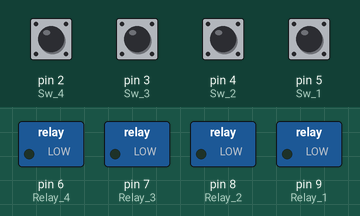
Bench run of a sketch on a simulated Arduino Uno, built with avr-gcc and run on an emulated ATmega328P. Parts: switched loads named in the sketch (green lamp = pin HIGH). Dashed ring = blinking. The test bench sets the inputs (shaded band); at power-on: pin 2 (Sw_4), pin 3 (Sw_3), pin 4 (Sw_2), pin 5 (Sw_1) LOW.

Above: at 1.2 s.
1.3 s: pin 2 (Sw_4) pulled HIGH for 1 s
At 1.55 s:
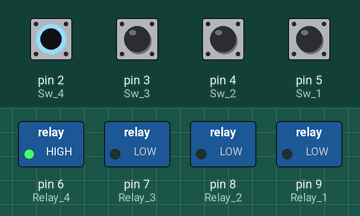
4.3 s: pin 3 (Sw_3) pulled HIGH for 0.15 s
At 5.6 s:
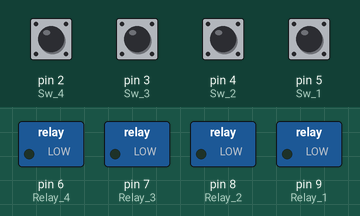
5.9 s: pin 4 (Sw_2) pulled HIGH for 0.15 s
At 7.0 s:
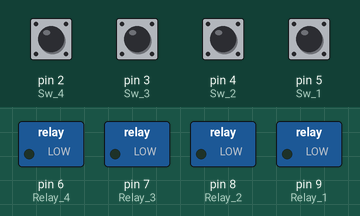
7.5 s: pin 5 (Sw_1) pulled HIGH for 0.15 s
At 8.3 s:
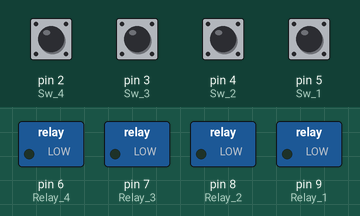
9.1 s: pin 2 (Sw_4) driven HIGH and pin 4 (Sw_2) driven HIGH
At 9.25 s:
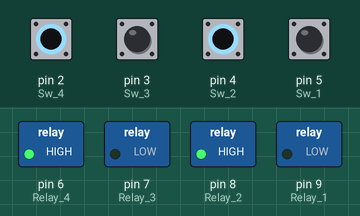
12.1 s: pin 5 (Sw_1) pulled HIGH for 1 s
At 12.35 s:
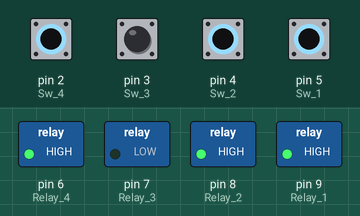
Timing chart, 0 to 16.1 s (numbered marks = the images above; inputs shaded):
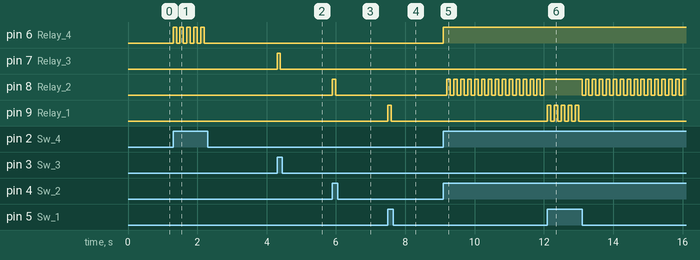

The sketch:

Rly_SW_on-off.ino
```cpp
int Relay_1 = 9; int Relay_2 = 8;
int Relay_3 = 7; int Relay_4 = 6;
int Sw_1    = 5; int Sw_2    = 4;
int Sw_3    = 3; int Sw_4    = 2;
boolean x1 = LOW, x2 = LOW, x3 = LOW, x4 = LOW;
void setup()
{
  pinMode(Relay_1, OUTPUT);
  pinMode(Relay_2, OUTPUT);
  pinMode(Relay_3, OUTPUT);
  pinMode(Relay_4, OUTPUT);
  pinMode(Sw_1,    INPUT);
  pinMode(Sw_2,    INPUT);
  pinMode(Sw_3,    INPUT);
  pinMode(Sw_4,    INPUT);
}
void loop()
{
  if (digitalRead (Sw_1) == HIGH)
  {
    x1 = ! x1 ;
    digitalWrite(Relay_1, x1);
    delay(100);
  }
  else if (digitalRead (Sw_2) == HIGH)
  {
    x2 = ! x2 ;
    digitalWrite(Relay_2, x2);
    delay(100);
  }
  else if (digitalRead (Sw_3) == HIGH)
  {
    x3 = ! x3 ;
    digitalWrite(Relay_3, x3);
    delay(100);
  }
  else if (digitalRead (Sw_4) == HIGH)
  {
    x4 = ! x4 ;
    digitalWrite(Relay_4, x4);
    delay(100);
  }
}
```

Measured:
- after the input at 1.3 s, pin 6 (Relay_4): alternates HIGH for 0.10 s and LOW for 0.10 s, 10 changes in all, then stays LOW, starting at once
- after the input at 4.3 s, pin 7 (Relay_3): LOW → HIGH at once, → LOW 0.10 s later
- after the input at 5.9 s, pin 8 (Relay_2): LOW → HIGH at once, → LOW 0.10 s later
- after the input at 7.5 s, pin 9 (Relay_1): LOW → HIGH at once, → LOW 0.10 s later
- after the input at 9.1 s, pin 6 (Relay_4): LOW → HIGH at once; pin 8 (Relay_2): alternates HIGH for 0.10 s and LOW for 0.10 s, starting after 0.10 s
- after the input at 12.1 s, pin 9 (Relay_1): alternates HIGH for 0.10 s and LOW for 0.10 s, 10 changes in all, then stays LOW, starting at once
